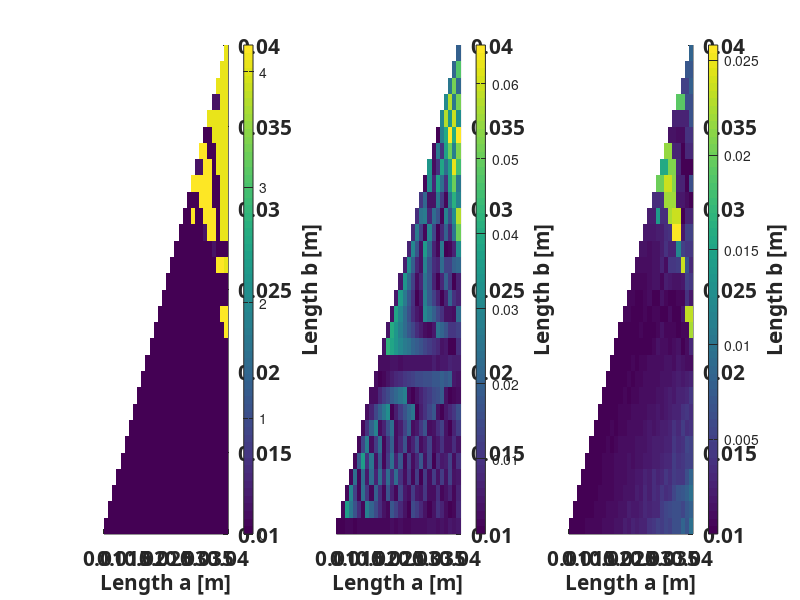

Write MATLAB code to recreate this figure.
clc
clear all
close all
load('ErrorData_2_3_T85_theta0_theta45.mat')
a = 0.01:0.001:0.04;
b = 0.01:0.001:0.04;

figure(1)
frontsize = 15;
subplot(1,3,1)
pcolor(a,b,theta_error_1');
colorbar
shading flat
set(gca,'YaxisLocation','right','Box','off','FontSize',frontsize,'FontWeight','bold','FontName','Calibri');
xlabel('Length a [m]','FontSize',frontsize,'FontWeight','bold','FontName','Calibri')
ylabel('Length b [m]','FontSize',frontsize,'FontWeight','bold','FontName','Calibri')



subplot(1,3,2)
pcolor(a,b,a_error_1');
colorbar
shading flat
set(gca,'YaxisLocation','right','Box','off','FontSize',frontsize,'FontWeight','bold','FontName','Calibri');
xlabel('Length a [m]','FontSize',frontsize,'FontWeight','bold','FontName','Calibri')
ylabel('Length b [m]','FontSize',frontsize,'FontWeight','bold','FontName','Calibri')

subplot(1,3,3)
pcolor(a,b,b_error_1');
colorbar
shading flat
set(gca,'YaxisLocation','right','Box','off','FontSize',frontsize,'FontWeight','bold','FontName','Calibri');
xlabel('Length a [m]','FontSize',frontsize,'FontWeight','bold','FontName','Calibri')
ylabel('Length b [m]','FontSize',frontsize,'FontWeight','bold','FontName','Calibri')